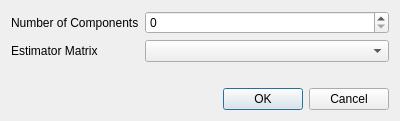
<?xml version="1.0" encoding="UTF-8"?>
<ui version="4.0">
 <class>PCA_Dialog</class>
 <widget class="QDialog" name="PCA_Dialog">
  <property name="geometry">
   <rect>
    <x>0</x>
    <y>0</y>
    <width>400</width>
    <height>121</height>
   </rect>
  </property>
  <property name="windowTitle">
   <string>PCA Dialog</string>
  </property>
  <layout class="QGridLayout" name="gridLayout">
   <item row="1" column="1">
    <widget class="QComboBox" name="cbox_estimator"/>
   </item>
   <item row="0" column="0">
    <widget class="QLabel" name="lbl_num_components">
     <property name="text">
      <string>Number of Components</string>
     </property>
    </widget>
   </item>
   <item row="1" column="0">
    <widget class="QLabel" name="lbl_estimator">
     <property name="text">
      <string>Estimator Matrix</string>
     </property>
    </widget>
   </item>
   <item row="0" column="1">
    <widget class="QSpinBox" name="sbox_num_components"/>
   </item>
   <item row="3" column="1">
    <widget class="QDialogButtonBox" name="buttonBox">
     <property name="orientation">
      <enum>Qt::Horizontal</enum>
     </property>
     <property name="standardButtons">
      <set>QDialogButtonBox::Cancel|QDialogButtonBox::Ok</set>
     </property>
    </widget>
   </item>
   <item row="2" column="0" colspan="2">
    <spacer name="vspacer">
     <property name="orientation">
      <enum>Qt::Vertical</enum>
     </property>
     <property name="sizeHint" stdset="0">
      <size>
       <width>20</width>
       <height>40</height>
      </size>
     </property>
    </spacer>
   </item>
  </layout>
 </widget>
 <resources/>
 <connections>
  <connection>
   <sender>buttonBox</sender>
   <signal>accepted()</signal>
   <receiver>PCA_Dialog</receiver>
   <slot>accept()</slot>
   <hints>
    <hint type="sourcelabel">
     <x>248</x>
     <y>254</y>
    </hint>
    <hint type="destinationlabel">
     <x>157</x>
     <y>274</y>
    </hint>
   </hints>
  </connection>
  <connection>
   <sender>buttonBox</sender>
   <signal>rejected()</signal>
   <receiver>PCA_Dialog</receiver>
   <slot>reject()</slot>
   <hints>
    <hint type="sourcelabel">
     <x>316</x>
     <y>260</y>
    </hint>
    <hint type="destinationlabel">
     <x>286</x>
     <y>274</y>
    </hint>
   </hints>
  </connection>
 </connections>
</ui>
